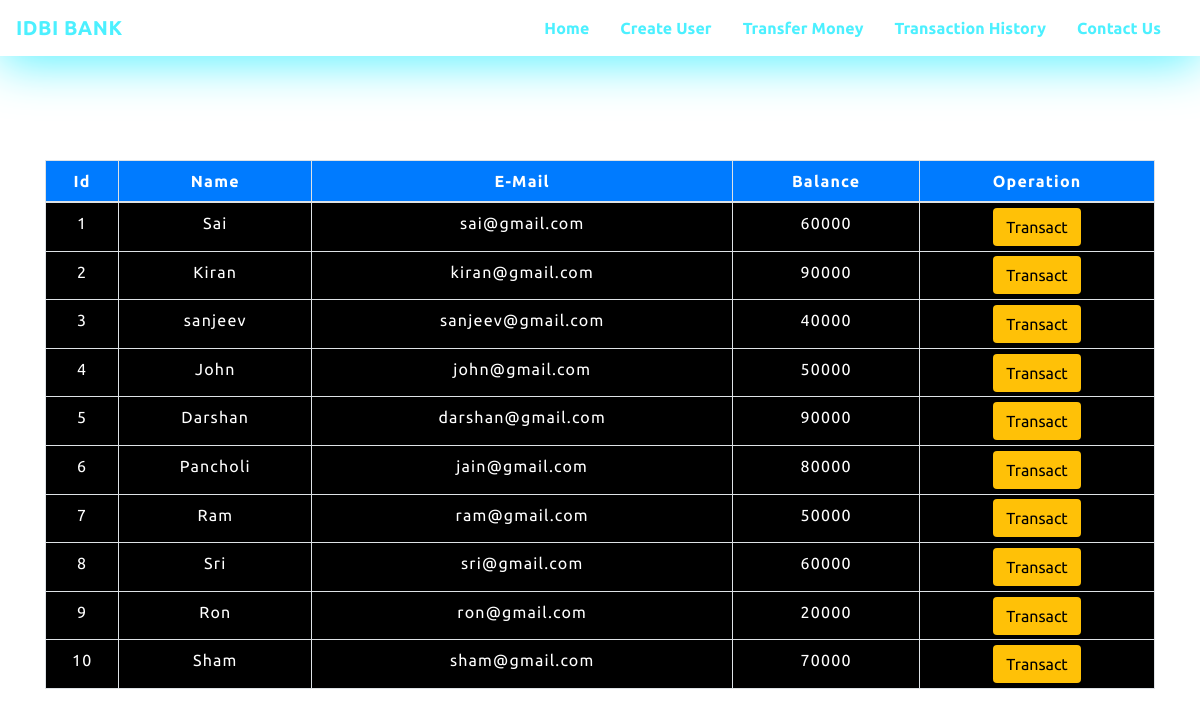
The app's page /transfermoney.php with its own data.
### tables this page shows
CREATE TABLE `users` (
  `id` int(3) NOT NULL,
  `name` text NOT NULL,
  `email` varchar(30) NOT NULL,
  `balance` int(8) NOT NULL
);

### transfermoney.php (the view, shortened to what this page needs)
<!DOCTYPE html>
<html lang="en">
<head>
    <link rel="stylesheet" href="https://maxcdn.bootstrapcdn.com/bootstrap/4.0.0/css/bootstrap.min.css">
    <link rel="stylesheet" href="https://cdnjs.cloudflare.com/ajax/libs/font-awesome/5.15.3/css/all.min.css" />
</head>
<body">
<?php
    include 'config.php';
    $sql = "SELECT * FROM `users`";
    $result = mysqli_query($conn,$sql);
?>
<?php
  include 'navbar.php';
?>
<div class="container">
        <h2 class="text-center pt-4" style="color : white;">Transfer Money
    </h2>
        <br>
            <div class="row">
                <div class="col">
                    <div class="table-responsive-sm">
                    <table class="table table-hover table-sm table-striped table-condensed table-bordered" style="border-color:black;">
                        <thead class="bg-primary" style="color : white;">
                            <tr>
                            <th scope="col" class="text-center py-2">Id</th>
                            <th scope="col" class="text-center py-2">Name</th>
                            <th scope="col" class="text-center py-2">E-Mail</th>
                            <th scope="col" class="text-center py-2">Balance</th>
                            <th scope="col" class="text-center py-2">Operation</th>
                            </tr>
                        </thead>
                        <tbody>
                <?php
                    while($rows=mysqli_fetch_assoc($result)){
                ?>
                    <tr style="color : white;">
                        <td class="py-2"><?php echo $rows['id'] ?></td>
                        <td class="py-2"><?php echo $rows['name']?></td>
                        <td class="py-2"><?php echo $rows['email']?></td>
                        <td class="py-2"><?php echo $rows['balance']?></td>
                        <td><a href="selecteduserdetail.php?id= <?php echo $rows['id'] ;?>"> <button type="button" class="btn bg-warning">Transact</button></a></td>
                    </tr>
                    <?php
                    }
                ?>
                        </tbody>
                    </table>
                    </div>
                </div>
            </div>
         </div>
</body>
</html>

### navbar.php (shortened to what this page needs)
<nav class="navbar navbar-expand ">
      <a class="navbar-brand" href="index.php" style=" color:  #4CF0FF;"><b>IDBI BANK</b></a>
      <div class="collapse navbar-collapse"  id="collapsibleNavbar">
            <ul class="navbar-nav ml-auto">
              <li class="nav-item">
                <a class="nav-link" href="index.php"><b>Home</b></a>
              </li>
              <li class="nav-item">
                <a class="nav-link" href="createuser.php"><b>Create User</b></a>
              </li>
              <li class="nav-item">
                <a class="nav-link" href="transfermoney.php" ><b>Transfer Money</b></a>
              </li>
              <li class="nav-item">
                <a class="nav-link" href="transactionhistory.php"><b>Transaction History</b></a>
              </li>
              <li class="nav-item">
                <a class="nav-link" href="contactus.php" ><b>Contact Us</b></a>
              </li>
          </div>
       </nav>

### transfermoney.php (style rules this page uses)
button { transition: 1.5s; }
h2 { color: #4C4B4C; letter-spacing: 0.5px; font-family: 'Ubuntu', sans-serif; }
* { padding: 0; margin: 0; box-sizing: border-box; font-family: 'Ubuntu', sans-serif; }
h2 { font-size: 40px; }
table { letter-spacing: 1.2px; }
td { text-align: center; background-color:black; }
button { border:none; background: #474A8A; transition: 1s; }

### navbar.php (style rules this page uses)
nav { box-shadow: 0 5px 50px #4CF0FF; font-family: 'Ubuntu', sans-serif; background-color:#22032; }
.nav-link { margin-right: 15px; letter-spacing: 0.10px; transition: 0.5s; font-family: 'Ubuntu', sans-serif; color:#4CF0FF; }
.nav-item { color:blue; }
.navbar-brand { color:#4CF0FF; letter-spacing: 0.5px; }
h2 { color:#4CF0FF; letter-spacing: 0.5px; font-family: 'Ubuntu', sans-serif; }

### records on screen
users: id "1", name "Sai", email "sai@gmail.com", balance "60000"
users: id "2", name "Kiran", email "kiran@gmail.com", balance "90000"
users: id "3", name "sanjeev", email "sanjeev@gmail.com", balance "40000"
users: id "4", name "John", email "john@gmail.com", balance "50000"
users: id "5", name "Darshan", email "darshan@gmail.com", balance "90000"
users: id "6", name "Pancholi", email "jain@gmail.com", balance "80000"
users: id "7", name "Ram", email "ram@gmail.com", balance "50000"
users: id "8", name "Sri", email "sri@gmail.com", balance "60000"
users: id "9", name "Ron", email "ron@gmail.com", balance "20000"
users: id "10", name "Sham", email "sham@gmail.com", balance "70000"
